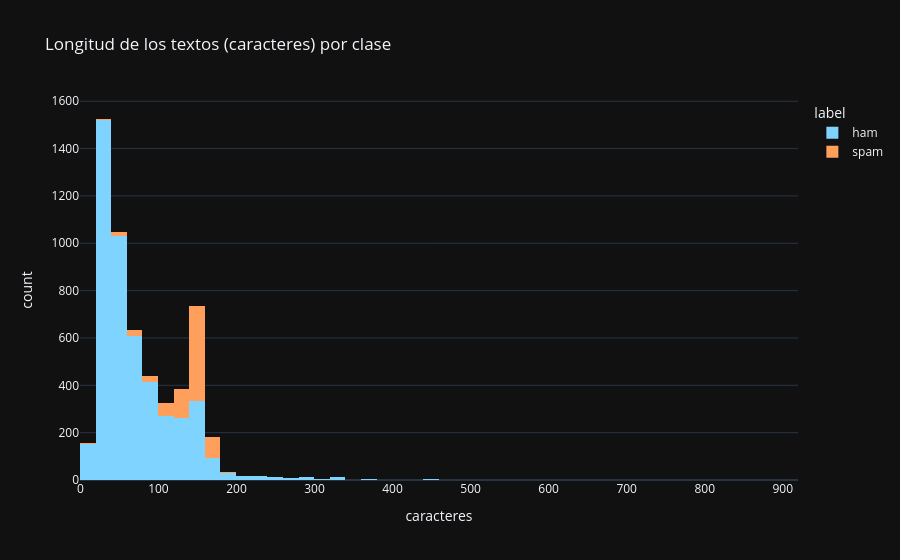
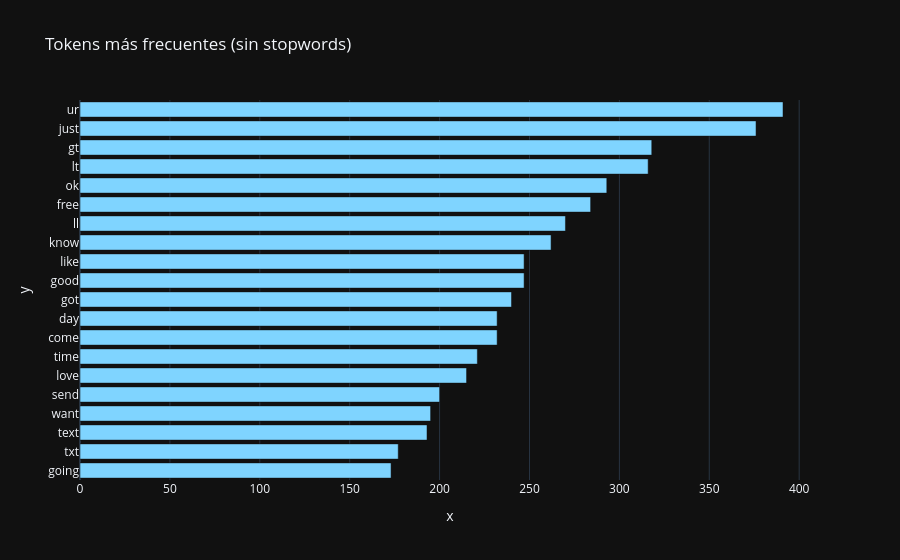

Notebook code for these charts, in order:
### Markdown cell above
## 🔍 2 · Análisis exploratorio (EDA de texto)

Balance de clases, longitud de los textos y vocabulario más frecuente.

### Code cell
# 2 · EDA de texto
print('Documentos:', len(df))
display(df['label'].value_counts().rename('n').to_frame())
df['_len'] = df['text'].astype(str).str.len()
display(df['_len'].describe().to_frame().T)
px.histogram(df, x='_len', nbins=50, color='label',
             title='Longitud de los textos (caracteres) por clase', labels={'_len':'caracteres'}).show()
from sklearn.feature_extraction.text import CountVectorizer
cvz = CountVectorizer(max_features=20, stop_words='english')
m = cvz.fit_transform(df['text'].astype(str))
freq = pd.Series(m.sum(axis=0).A1, index=cvz.get_feature_names_out()).sort_values()
px.bar(x=freq.values, y=freq.index, orientation='h',
       title='Tokens más frecuentes (sin stopwords)').show()

### Figure 1 — Plotly figure (JSON) as saved in the notebook; plotly's stock layout.template omitted (floating-point values rounded to 4 significant figures; data arrays with more than 128 entries replaced by an {"elided": "..."} marker saying what was removed)
{"data": [{"bingroup": "x", "hovertemplate": "label=ham<br>caracteres=%{x}<br>count=%{y}<extra></extra>", "legendgroup": "ham", "marker": {"color": "#7fd4ff", "pattern": {"shape": ""}}, "name": "ham", "nbinsx": 50, "orientation": "v", "showlegend": true, "type": "histogram", "x": {"elided": "4825 int values"}, "xaxis": "x", "yaxis": "y"}, {"bingroup": "x", "hovertemplate": "label=spam<br>caracteres=%{x}<br>count=%{y}<extra></extra>", "legendgroup": "spam", "marker": {"color": "#ff9f5c", "pattern": {"shape": ""}}, "name": "spam", "nbinsx": 50, "orientation": "v", "showlegend": true, "type": "histogram", "x": {"elided": "747 int values"}, "xaxis": "x", "yaxis": "y"}], "layout": {"barmode": "relative", "legend": {"title": {"text": "label"}, "tracegroupgap": 0}, "title": {"text": "Longitud de los textos (caracteres) por clase"}, "xaxis": {"anchor": "y", "domain": [0.0, 1.0], "title": {"text": "caracteres"}}, "yaxis": {"anchor": "x", "domain": [0.0, 1.0], "title": {"text": "count"}}}}

### Figure 2 — Plotly figure (JSON) as saved in the notebook; plotly's stock layout.template omitted (floating-point values rounded to 4 significant figures)
{"data": [{"hovertemplate": "x=%{x}<br>y=%{y}<extra></extra>", "legendgroup": "", "marker": {"color": "#7fd4ff", "pattern": {"shape": ""}}, "name": "", "orientation": "h", "showlegend": false, "textposition": "auto", "type": "bar", "x": [173, 177, 193, 195, 200, 215, 221, 232, 232, 240, 247, 247, 262, 270, 284, 293, 316, 318, 376, 391], "xaxis": "x", "y": ["going", "txt", "text", "want", "send", "love", "time", "come", "day", "got", "good", "like", "know", "ll", "free", "ok", "lt", "gt", "just", "ur"], "yaxis": "y"}], "layout": {"barmode": "relative", "legend": {"tracegroupgap": 0}, "title": {"text": "Tokens más frecuentes (sin stopwords)"}, "xaxis": {"anchor": "y", "domain": [0.0, 1.0], "title": {"text": "x"}}, "yaxis": {"anchor": "x", "domain": [0.0, 1.0], "title": {"text": "y"}}}}
